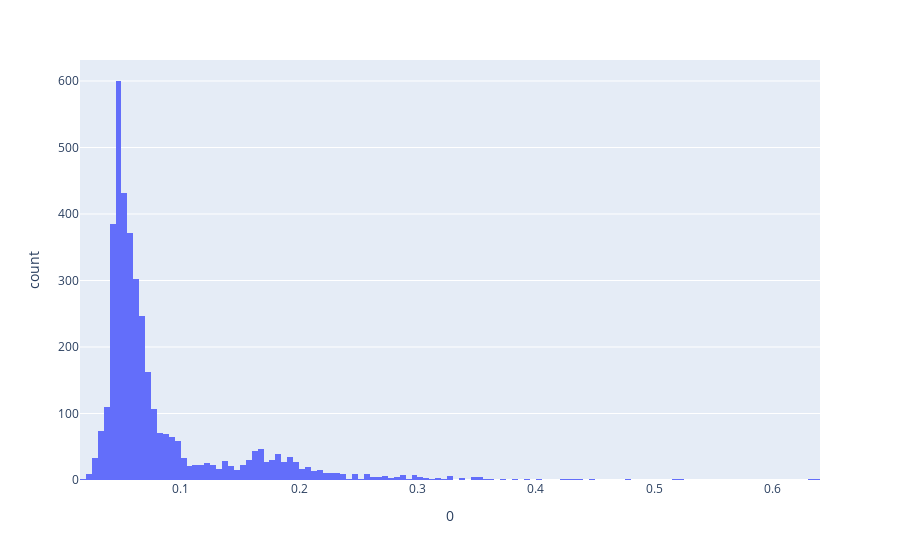

Here is the notebook cell this chart was saved with:
### Code cell
px.histogram(pd.DataFrame(y_pred_train), x=0)

### Figure 1 — Plotly figure (JSON) as saved in the notebook; plotly's stock layout.template omitted (floating-point values rounded to 4 significant figures; data arrays with more than 128 entries replaced by an {"elided": "..."} marker saying what was removed)
{"data": [{"alignmentgroup": "True", "bingroup": "x", "hovertemplate": "0=%{x}<br>count=%{y}<extra></extra>", "legendgroup": "", "marker": {"color": "#636efa"}, "name": "", "offsetgroup": "", "orientation": "v", "showlegend": false, "type": "histogram", "x": {"elided": "3865 float values"}, "xaxis": "x", "yaxis": "y"}], "layout": {"barmode": "relative", "legend": {"tracegroupgap": 0}, "margin": {"t": 60}, "xaxis": {"anchor": "y", "domain": [0, 1], "title": {"text": "0"}}, "yaxis": {"anchor": "x", "domain": [0, 1], "title": {"text": "count"}}}}
